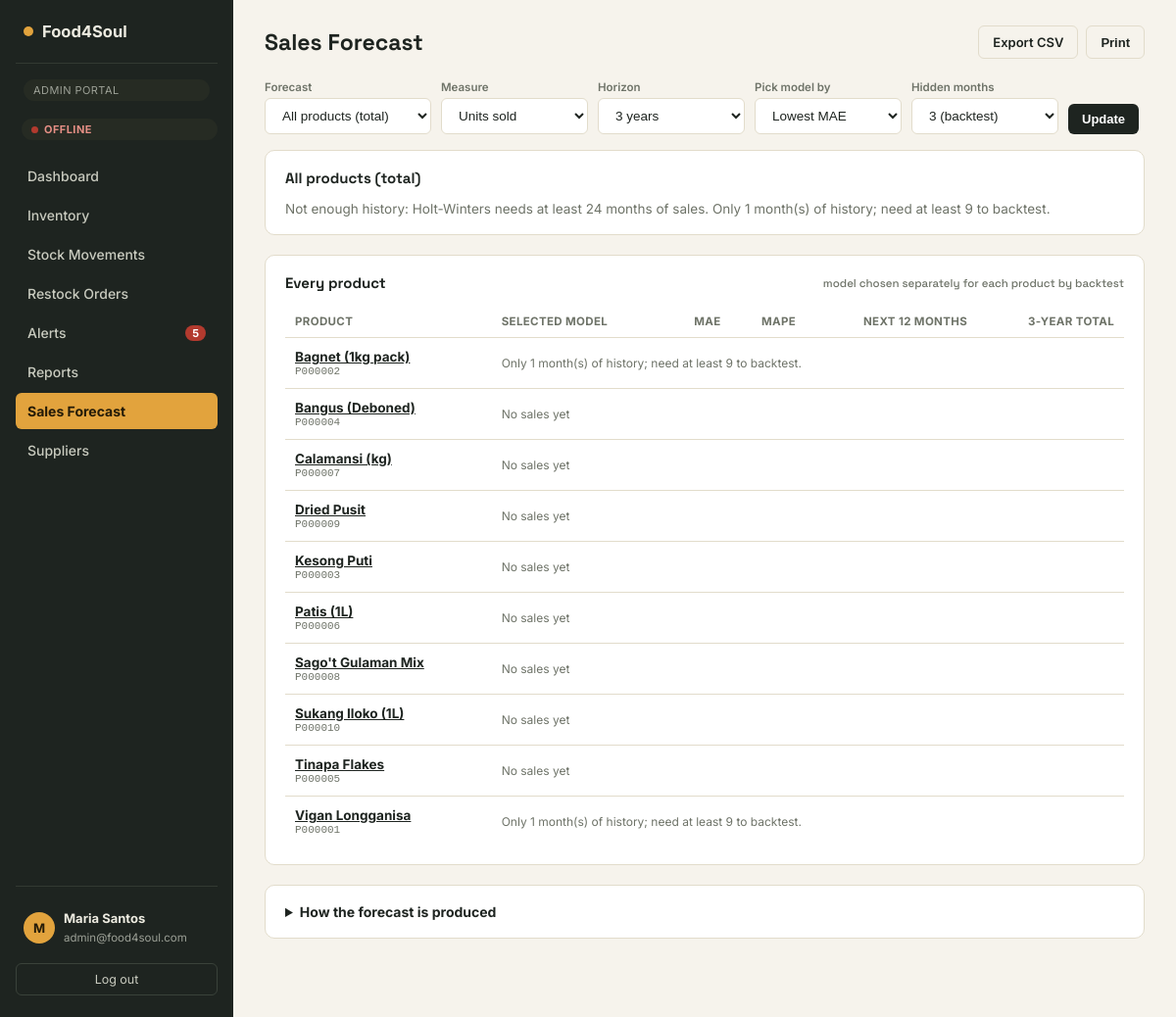
The app's page /admin/forecast.php (signed in) with its own data.
### tables this page shows
CREATE TABLE products (
  Product_ID              VARCHAR(10)  PRIMARY KEY,
  Product_Name            VARCHAR(100) NOT NULL,
  Description             TEXT,
  Category                VARCHAR(50),
  Unit_Price              DECIMAL(10,2) NOT NULL,
  Current_Stock_Quantity  INT NOT NULL DEFAULT 0,
  Supplier_ID             VARCHAR(10),
  CONSTRAINT fk_products_supplier
    FOREIGN KEY (Supplier_ID) REFERENCES suppliers(Supplier_ID) ON DELETE SET NULL
);

### includes/forecasting.php (called while the page is built, shortened)
<?php
final class Forecaster
{
    public static function forecastSeries(array $y, int $horizon = 36, int $holdout = 3,
                                          string $metric = 'MAE', float $phi = 1.0): array
    {
        $y = array_map('floatval', array_values($y));
        $n = count($y);
        $horizon = max(1, $horizon);
        $holdout = max(1, $holdout);
        $metric  = strtoupper($metric) === 'MAPE' ? 'MAPE' : 'MAE';
        $out = [
            'status'      => 'ok',
            'n'           => $n,
            'horizon'     => $horizon,
            'holdout'     => $holdout,
            'candidates'  => [],
            'selected'    => null,
            'metric_used' => null,
            'params'      => null,
            'forecast'    => [],
            'lower'       => null,
            'upper'       => null,
            'seasonal'    => null,
            'seasonal_type' => null,
            'actual_holdout' => [],
            'warnings'    => [],
        ];
        $nTrain = $n - $holdout;
        if ($nTrain < 6) {
            $out['status'] = 'insufficient';
            $out['warnings'][] = "Only $n month(s) of history; need at least " . ($holdout + 6) . ' to backtest.';
            return $out;
        }
        $actual = array_slice($y, $nTrain);
        $out['actual_holdout'] = $actual;
        $fitters = [
            self::M_HW_ADD  => static fn(array $s, int $h) => self::holtWinters($s, 'additive', $h, $phi),
            self::M_HW_MULT => static fn(array $s, int $h) => self::holtWinters($s, 'multiplicative', $h, $phi),
        ];
        $useMetric = $metric;
        $best = null; $bestVal = INF;
        $out['selected']    = $best;
        $out['metric_used'] = $useMetric;
        $out['candidates'][$best]['selected'] = true;
        $final = $fitters[$best]($y, $horizon);
        $fc = [];
        $out['params']   = $final['params'];
        $out['forecast'] = $fc;
        return $out;
    }
}

### includes/forecast_data.php (called while the page is built, shortened)
<?php
require_once __DIR__ . '/forecasting.php';
function fc_add_month(string $ym, int $n): string
{
    [$y, $m] = array_map('intval', explode('-', $ym));
    $idx = $y * 12 + ($m - 1) + $n;
    return sprintf('%04d-%02d', intdiv($idx, 12), $idx % 12 + 1);
}
function fc_months_between(string $a, string $b): int
{
    [$ya, $ma] = array_map('intval', explode('-', $a));
    [$yb, $mb] = array_map('intval', explode('-', $b));
    return ($yb * 12 + $mb) - ($ya * 12 + $ma);
}
function forecast_load_series(PDO $pdo, string $metric = 'units', ?string $today = null): array
{
    $metric = $metric === 'revenue' ? 'revenue' : 'units';
    $col    = $metric === 'revenue' ? 'Total_Amount' : 'Quantity_Sold';
    $today  = $today ?? date('Y-m-d');
    $cutoff = substr($today, 0, 7) . '-01';
    $last   = fc_add_month(substr($today, 0, 7), -1);
    $stmt = $pdo->prepare("SELECT Product_ID, Sale_Date, SUM($col) AS v
                             FROM sales WHERE Sale_Date < ? GROUP BY Product_ID, Sale_Date");
    $stmt->execute([$cutoff]);
    $byProduct = [];
    $byMonthAll = [];
    $first = null;
    foreach ($stmt as $r) {
        $ym = substr((string)$r['Sale_Date'], 0, 7);
        $v  = (float)$r['v'];
        $byProduct[$r['Product_ID']][$ym] = ($byProduct[$r['Product_ID']][$ym] ?? 0.0) + $v;
        $byMonthAll[$ym] = ($byMonthAll[$ym] ?? 0.0) + $v;
        if ($first === null || $ym < $first) $first = $ym;
    }
    $fill = static function (array $byMonth, string $start, string $end): array {
        $n = fc_months_between($start, $end) + 1;
        $s = [];
        for ($i = 0; $i < $n; $i++) $s[] = $byMonth[fc_add_month($start, $i)] ?? 0.0;
        return $s;
    };
    $out = ['metric' => $metric, 'first' => $first, 'last' => $first ? $last : null,
            'total' => ['start' => $first, 'series' => []], 'products' => []];
    if ($first !== null && $first <= $last) {
        $out['total']['series'] = $fill($byMonthAll, $first, $last);
    } else {
        $out['first'] = $out['last'] = null;
    }
    $products = $pdo->query("SELECT Product_ID, Product_Name, Category FROM products ORDER BY Product_Name")->fetchAll();
    foreach ($products as $p) {
        $pid = $p['Product_ID'];
        $series = []; $start = null;
        if (!empty($byProduct[$pid]) && $out['last'] !== null) {
            $start  = min(array_keys($byProduct[$pid]));
            $series = $fill($byProduct[$pid], $start, $last);
        }
        $out['products'][$pid] = ['id' => $pid, 'name' => $p['Product_Name'], 'category' => $p['Category'],
                                  'start' => $start, 'series' => $series];
    }
    return $out;
}
function forecast_run_series(array $item, int $horizon, int $holdout, string $selectMetric): array
{
    $series = $item['series'];
    if (!$series || $item['start'] === null) {
        return ['status' => 'nodata', 'n' => 0, 'selected' => null, 'forecast' => [], 'candidates' => [],
                'warnings' => ['No sales recorded for this item yet.'], 'hist_months' => [], 'fc_months' => []];
    }
    $res = Forecaster::forecastSeries($series, $horizon, $holdout, $selectMetric);
    $n = count($series);
    $res['hist_months'] = [];
    for ($i = 0; $i < $n; $i++) $res['hist_months'][] = fc_add_month($item['start'], $i);
    $lastHist = fc_add_month($item['start'], $n - 1);
    $res['fc_months'] = [];
    for ($i = 1; $i <= count($res['forecast']); $i++) $res['fc_months'][] = fc_add_month($lastHist, $i);
    return $res;
}

### admin/forecast.php (the view, shortened to what this page needs)
<?php
require_once __DIR__ . '/../includes/auth.php';
require_once __DIR__ . '/../includes/forecast_data.php';
$metric  = ($_GET['metric'] ?? 'units') === 'revenue' ? 'revenue' : 'units';
$select  = strtoupper($_GET['select'] ?? 'MAE') === 'MAPE' ? 'MAPE' : 'MAE';
$holdout = (int)($_GET['holdout'] ?? 3);
$holdout = in_array($holdout, [2, 3], true) ? $holdout : 3;
$horizon = (int)($_GET['horizon'] ?? 36);
$horizon = in_array($horizon, [12, 24, 36], true) ? $horizon : 36;
$item    = (string)($_GET['item'] ?? 'ALL');
$data = forecast_load_series($pdo, $metric);
$runs = ['ALL' => forecast_run_series(['start' => $data['total']['start'], 'series' => $data['total']['series']],
                                       $horizon, $holdout, $select)];
foreach ($data['products'] as $pid => $p) {
    $runs[$pid] = forecast_run_series($p, $horizon, $holdout, $select);
}
$fmt = static fn($v) => $v === null ? '—' : ($metric === 'revenue' ? peso($v) : number_format($v));
$cur  = $runs[$item];
$curName = $item === 'ALL' ? 'All products (total)' : $data['products'][$item]['name'];
$ok = ($cur['status'] ?? '') === 'ok';
$qs = fn(array $o) => '?' . http_build_query(array_merge(
    ['metric' => $metric, 'select' => $select, 'holdout' => $holdout, 'horizon' => $horizon, 'item' => $item], $o));
require __DIR__ . '/../includes/header.php';
?>
<div class="topbar">
  <h1>Sales Forecast</h1>
  <div class="actions">
    <a class="btn btn-ghost" href="<?= htmlspecialchars($qs(['export' => 'csv'])) ?>">Export CSV</a>
    <button class="btn btn-ghost" type="button" onclick="window.print()">Print</button>
  </div>
</div>
<form method="get" class="toolbar filters">
  <label class="fl">Forecast
    <select class="search-input" name="item">
      <option value="ALL">All products (total)</option>
    </select>
  </label>
  <label class="fl">Measure
    <select class="search-input" name="metric">
      <option value="units" <?= $metric === 'units' ? 'selected' : '' ?>>Units sold</option>
    </select>
  </label>
  <label class="fl">Horizon
    <select class="search-input" name="horizon">
      <?php foreach ([12 => '1 year', 24 => '2 years', 36 => '3 years'] as $h => $l): ?>
        <option value="<?= $h ?>" <?= $horizon === $h ? 'selected' : '' ?>><?= $l ?></option>
      <?php endforeach; ?>
    </select>
  </label>
  <label class="fl">Pick model by
    <select class="search-input" name="select">
      <option value="MAE" <?= $select === 'MAE' ? 'selected' : '' ?>>Lowest MAE</option>
    </select>
  </label>
  <label class="fl">Hidden months
    <select class="search-input" name="holdout">
      <option value="3" <?= $holdout === 3 ? 'selected' : '' ?>>3 (backtest)</option>
    </select>
  </label>
  <div class="fl-actions"><button class="btn btn-primary" type="submit">Update</button></div>
</form>
<?php if ($data['first'] === null): ?>
  <div class="panel"><p style="color:var(--slate);font-size:13.5px;margin:0;">There are no completed months of sales yet, so there is nothing to forecast. Forecasts appear once sales have been recorded in at least one finished calendar month.</p></div>
<?php else: ?>
<?php if (!$ok): ?>
  <div class="panel">
    <h3><?= htmlspecialchars($curName) ?></h3>
    <p style="color:var(--slate);font-size:13.5px;margin:0;">
      <?php if (($cur['status'] ?? '') === 'nodata'): ?>No sales have been recorded for this product yet.
      <?php else: ?>Not enough history: Holt-Winters needs at least 24 months of sales.<?php endif; ?>
      <?= htmlspecialchars(implode(' ', $cur['warnings'] ?? [])) ?>
    </p>
  </div>
<?php endif; ?>
<div class="panel">
  <h3>Every product <small style="color:var(--slate);font-weight:500;font-size:11.5px;">model chosen separately for each product by backtest</small></h3>
  <div class="table-scroll"><table>
    <thead><tr><th>Product</th><th>Selected model</th><th class="num-r">MAE</th><th class="num-r">MAPE</th><th class="num-r">Next 12 months</th><th class="num-r"><?= $horizon === 36 ? '3-year total' : ($horizon / 12) . '-year total' ?></th></tr></thead>
    <tbody>
    <?php foreach ($data['products'] as $pid => $p): $r = $runs[$pid]; $rok = ($r['status'] ?? '') === 'ok';
          $sc = $rok ? $r['candidates'][$r['selected']] : null; ?>
      <tr>
        <td><a href="<?= htmlspecialchars($qs(['item' => $pid])) ?>"><strong><?= htmlspecialchars($p['name']) ?></strong></a><span class="sku"><?= htmlspecialchars($pid) ?></span></td>
        <?php if ($rok): ?>
          <td><?= htmlspecialchars($r['selected']) ?></td>
          <td class="num-r"><?= $fmt($sc['mae']) ?></td>
          <td class="num-r"><?= $sc['mape'] === null ? '—' : number_format($sc['mape'], 1) . '%' ?></td>
          <td class="num-r"><?= $fmt(array_sum(array_slice($r['forecast'], 0, 12))) ?></td>
          <td class="num-r"><?= $fmt(array_sum($r['forecast'])) ?></td>
        <?php else: ?>
          <td colspan="5" class="hint"><?= $r['status'] === 'nodata' ? 'No sales yet' : htmlspecialchars(implode(' ', $r['warnings'])) ?></td>
        <?php endif; ?>
      </tr>
    <?php endforeach; ?>
    </tbody>
  </table></div>
</div>
<details class="panel">
  <summary style="cursor:pointer;font-weight:700;font-size:14px;">How the forecast is produced</summary>
</details>
<?php endif; ?>
<?php require __DIR__ . '/../includes/footer.php'; ?>

### assets/css/style.css (style rules this page uses)
:root { --ink:#1E2420; --ink-soft:#3A433C; --paper:#F6F3EC; --paper-raised:#FFFFFF; --line:#E2DCCB; --marigold:#E2A33D; --marigold-deep:#B97F1F; --basil:#3E6B52; --basil-soft:#E6EEE7; --paprika:#B23A2E; --paprika-soft:#F7E4DF; --slate:#6E7368; --radius-sm:6px; --radius-md:10px; --radius-lg:18px; }
* { box-sizing:border-box; }
html,body { height:100%; }
body { margin:0;font-family:'Inter',system-ui,sans-serif;background:var(--paper);color:var(--ink); }
h1,h2,h3,.num { font-family:'Space Grotesk',system-ui,sans-serif; }
a { color:inherit; }
.topbar { display:flex;align-items:center;justify-content:space-between;margin-bottom:22px;gap:16px;flex-wrap:wrap; }
.topbar h1 { font-size:23px;margin:0; }
.panel { background:var(--paper-raised);border:1px solid var(--line);border-radius:var(--radius-md);padding:18px 20px;margin-bottom:20px; }
.panel h3 { font-size:15px;margin:0 0 14px;display:flex;align-items:center;justify-content:space-between; }
.table-scroll { overflow-x:auto; }
table { width:100%;border-collapse:collapse;font-size:13.5px; }
th { text-align:left;font-size:11.5px;text-transform:uppercase;letter-spacing:.03em;color:var(--slate);padding:9px 10px;border-bottom:1px solid var(--line); }
td { padding:11px 10px;border-bottom:1px solid var(--line);vertical-align:middle; }
tr:last-child td { border-bottom:none; }
.btn { border:none;border-radius:var(--radius-sm);padding:8px 14px;font-size:13px;font-weight:600;cursor:pointer;text-decoration:none;display:inline-block;transition:.12s; }
.btn-primary { background:var(--ink);color:#fff; }
.btn-ghost { background:none;border:1px solid var(--line);color:var(--ink); }
.toolbar { display:flex;gap:10px;align-items:center;margin-bottom:16px;flex-wrap:wrap; }
.search-input { padding:9px 13px;border-radius:var(--radius-sm);border:1px solid var(--line);background:var(--paper-raised);font-size:13.5px;flex:1;min-width:160px;color:var(--ink); }
.hint { color:var(--slate);font-size:12px; }
.topbar .actions { display:flex;gap:8px;flex-wrap:wrap; }
.sku { display:block;font-size:11px;color:var(--slate);font-family:ui-monospace,Menlo,Consolas,monospace;margin-top:1px; }
td.num-r,th.num-r { text-align:right; }
.panel h3 small { margin-left:8px; }
th { white-space:nowrap; }
.filters { align-items:flex-end; }
.filters .fl { display:flex;flex-direction:column;gap:4px;font-size:11.5px;font-weight:600;color:var(--slate); }
.filters .fl .search-input { flex:none;min-width:150px;font-weight:400; }
.filters .fl-actions { display:flex;gap:8px; }

### records on screen
products: Product_Name "Bagnet (1kg pack)", pid "P000002", warnings "Only 1 month(s) of history; need at least 9 to backtest."
products: Product_Name "Bangus (Deboned)", pid "P000004", shows "No sales yet"
products: Product_Name "Calamansi (kg)", pid "P000007", shows "No sales yet"
products: Product_Name "Dried Pusit", pid "P000009", shows "No sales yet"
products: Product_Name "Kesong Puti", pid "P000003", shows "No sales yet"
products: Product_Name "Patis (1L)", pid "P000006", shows "No sales yet"
products: Product_Name "Sago't Gulaman Mix", pid "P000008", shows "No sales yet"
products: Product_Name "Sukang Iloko (1L)", pid "P000010", shows "No sales yet"
products: Product_Name "Tinapa Flakes", pid "P000005", shows "No sales yet"
products: Product_Name "Vigan Longganisa", Product_ID "P000001", Product_ID "Only 1 month(s) of history; need at least 9 to backtest."

### other values on screen
$role "ADMIN"
$label "Dashboard"
$label "Inventory"
$label "Stock Movements"
$label "Restock Orders"
$label "Alerts"
$unreadAlerts "5"
$label "Reports"
$label "Sales Forecast"
$label "Suppliers"
mb_substr($user['Full_Name'] ?? '?', 0, 1) "M"
$user['Full_Name'] "Maria Santos"
$user['Email_Address'] "admin@food4soul.com"
$curName "All products (total)"
implode(' ', $cur['warnings'] ?? []) "Only 1 month(s) of history; need at least 9 to backtest."
